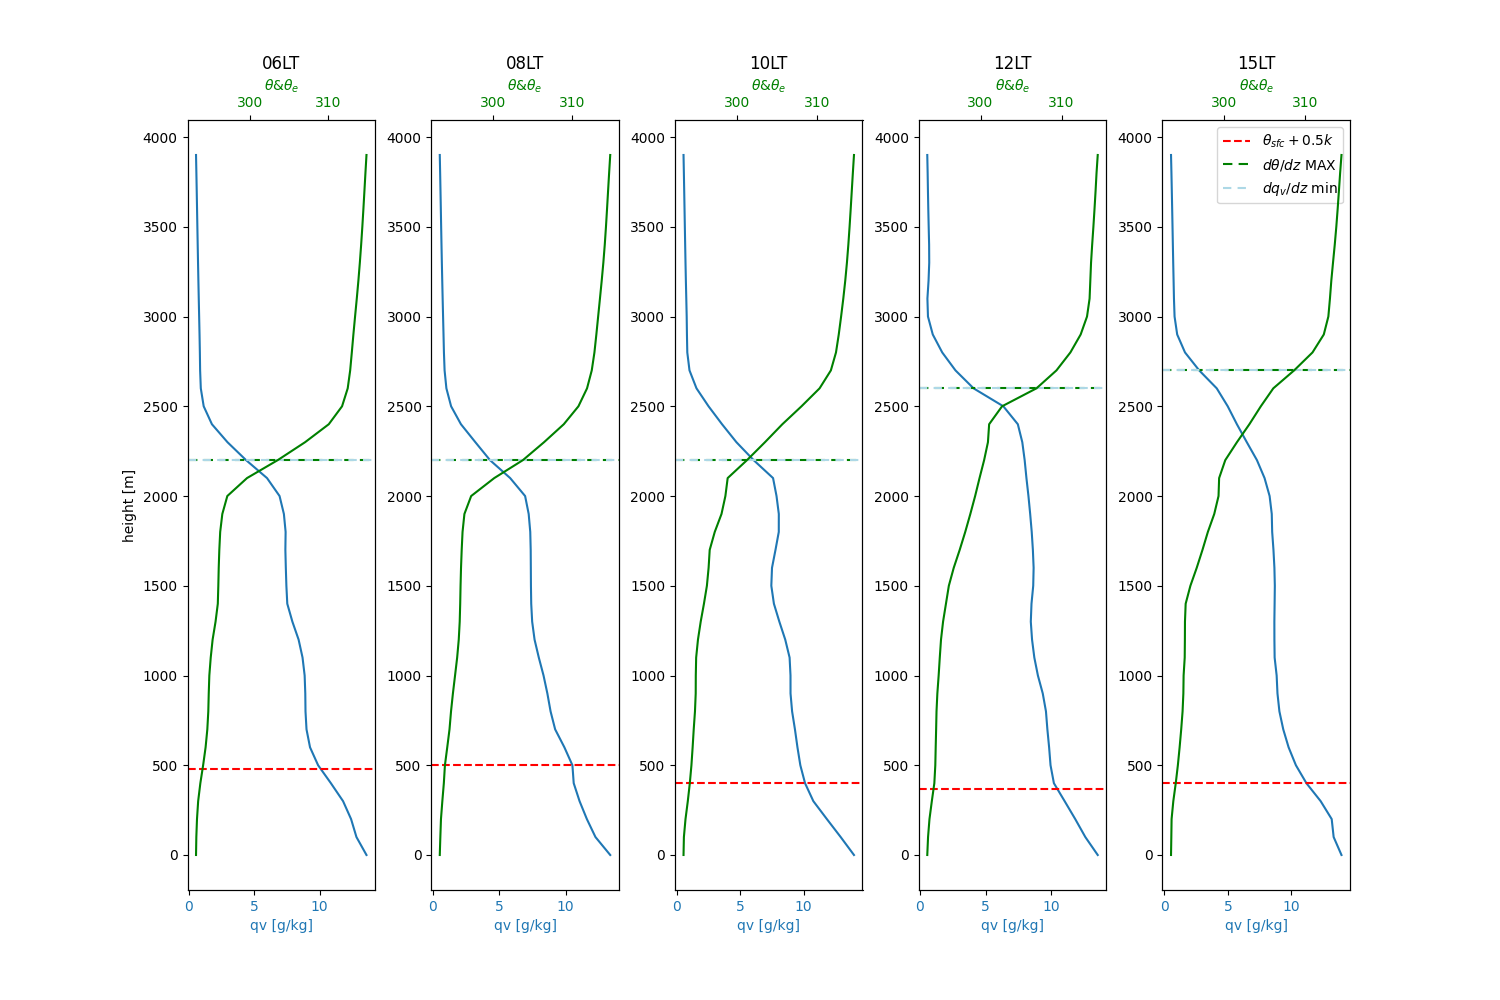

Generate this figure with Python:
import numpy as np 
import netCDF4 as nc
import xarray as xr
import matplotlib.pyplot as plt
from time import sleep
from matplotlib.colors import ListedColormap, LinearSegmentedColormap
import matplotlib.colors
from tqdm import tqdm
from metpy.plots import SkewT
from metpy.units import units
import metpy.calc as mpcalc
from mpl_toolkits.axes_grid1 import make_axes_locatable, axes_size
import matplotlib.gridspec as gridspec

topo = nc.Dataset('/home/teachers/fortran_ta/data/LSM2023/TaiwanVVM/TOPO.nc')
print(topo)

zt = np.linspace(0,3900,40)
qvto = np.loadtxt('fort1.98', skiprows=66, usecols=(5,))

lat = topo.variables['lat'][62:1000]
lon = topo.variables['lon'][180:835]
to = topo.variables['TOPO'][62:1000,180:835]

index = to.astype(int)

#mixing ratio data

x, y = 600, 750

num = f"{73:03}"
num2 = f"{97:03}"
num3 = f"{121:03}"
num4 = f"{145:03}"
num5 = f"{181:03}"


name = '/home/teachers/fortran_ta/data/LSM2023/TaiwanVVM/winter/taiwanvvmL_20160107_SHL/archive/taiwanvvmL_20160107_SHL.L.Thermodynamic-000'+num+'.nc'
name2 = '/home/teachers/fortran_ta/data/LSM2023/TaiwanVVM/winter/taiwanvvmL_20160107_SHL/archive/taiwanvvmL_20160107_SHL.L.Thermodynamic-000'+num2+'.nc'
name3 = '/home/teachers/fortran_ta/data/LSM2023/TaiwanVVM/winter/taiwanvvmL_20160107_SHL/archive/taiwanvvmL_20160107_SHL.L.Thermodynamic-000'+num3+'.nc'
name4 = '/home/teachers/fortran_ta/data/LSM2023/TaiwanVVM/winter/taiwanvvmL_20160107_SHL/archive/taiwanvvmL_20160107_SHL.L.Thermodynamic-000'+num4+'.nc'
name5 = '/home/teachers/fortran_ta/data/LSM2023/TaiwanVVM/winter/taiwanvvmL_20160107_SHL/archive/taiwanvvmL_20160107_SHL.L.Thermodynamic-000'+num5+'.nc'



test = nc.Dataset('/home/teachers/fortran_ta/data/LSM2023/TaiwanVVM/winter/taiwanvvmL_20160107_SHL/archive/taiwanvvmL_20160107_SHL.L.Thermodynamic-000100.nc')
print(test)


data = nc.Dataset(name)
data2 = nc.Dataset(name2)
data3 = nc.Dataset(name3)
data4 = nc.Dataset(name4)
data5 = nc.Dataset(name5)

qv = data.variables['qv'][0,1:41,x,y]*1000
qv2 = data2.variables['qv'][0,1:41,x,y]*1000
qv3 = data3.variables['qv'][0,1:41,x,y]*1000
qv4 = data4.variables['qv'][0,1:41,x,y]*1000
qv5 = data5.variables['qv'][0,1:41,x,y]*1000


theta =  data.variables['th'][0,1:41,x,y]
theta2 =  data2.variables['th'][0,1:41,x,y]
theta3 =  data3.variables['th'][0,1:41,x,y]
theta4 =  data4.variables['th'][0,1:41,x,y]
theta5 =  data5.variables['th'][0,1:41,x,y]
print(theta5)

def dtheta_dz_max(theta,dz):
    x = np.empty(40)
    for i in range(39):
        x[i+1] = (theta[i+1]-theta[i])/dz
    x[0] = 0
    index = np.argmax(x)
    result = np.max(x)
    return(index,result,x)

def dqv_dz_min(qv,dz):
    x = np.empty(40)
    for i in range(39):
        x[i+1] = (qv[i+1]-qv[i])/dz
    x[0] = 0
    index = np.argmin(x)
    result = np.min(x)
    return(index,result,x)

a = dqv_dz_min(qv5,100)
print(a)
b = dtheta_dz_max(theta5,100)
print(b)

#plot
fig = plt.figure(figsize=(15,10))
gs = gridspec.GridSpec(1, 5, wspace=0.3)

ax1 = plt.subplot(gs[0,0])
ax1.plot(qv,zt)
ax1.set_title('06LT')
ax1.set_xlabel('qv [g/kg]', color='#1f77b4')
ax1.set_ylabel('height [m]')
ax1.axhline(y=480, color='r', linestyle='--')
ax1.axhline(y=2200, color='green', linestyle='--', dashes=(4.5, 3))
ax1.axhline(y=2200, color='lightblue', linestyle='--', dashes=(4, 3))
ax1.tick_params(axis='x', labelcolor='#1f77b4')
bx1 = ax1.twiny()
bx1.set_xlabel('$\\theta & \\theta_e$',color='green')
bx1.tick_params(axis='x', labelcolor='green')
bx1.plot(theta,zt,color = 'green')

ax2 = plt.subplot(gs[0,1])
ax2.plot(qv2,zt)
ax2.set_title('08LT')
ax2.set_xlabel('qv [g/kg]', color='#1f77b4')
ax2.axhline(y=500, color='r', linestyle='--')
ax2.axhline(y=2200, color='green', linestyle='--', dashes=(4.5, 3))
ax2.axhline(y=2200, color='lightblue', linestyle='--', dashes=(4, 3))
ax2.tick_params(labelleft=False, axis='x', labelcolor='#1f77b4')   
bx2 = ax2.twiny()
bx2.set_xlabel('$\\theta & \\theta_e$',color='green')
bx2.tick_params(axis='x', labelcolor='green')
bx2.plot(theta2,zt,color = 'green')

ax3 = plt.subplot(gs[0,2])
ax3.plot(qv3,zt)
ax3.set_title('10LT')
ax3.set_xlabel('qv [g/kg]', color='#1f77b4')
ax3.axhline(y=400, color='r', linestyle='--')
ax3.axhline(y=2200, color='green', linestyle='--', dashes=(4.5, 3))
ax3.axhline(y=2200, color='lightblue', linestyle='--', dashes=(4, 3))
ax3.tick_params(labelleft=False, axis='x', labelcolor='#1f77b4')
bx3 = ax3.twiny()
bx3.set_xlabel('$\\theta & \\theta_e$',color='green')
bx3.tick_params(axis='x', labelcolor='green')
bx3.plot(theta3,zt,color = 'green')

ax4 = plt.subplot(gs[0,3])
ax4.plot(qv4,zt)
ax4.set_title('12LT')
ax4.set_xlabel('qv [g/kg]', color='#1f77b4')
ax4.axhline(y=370, color='r', linestyle='--')
ax4.axhline(y=2600, color='green', linestyle='--', dashes=(4.5, 3))
ax4.axhline(y=2600, color='lightblue', linestyle='--', dashes=(4, 3))
ax4.tick_params(labelleft=False, axis='x', labelcolor='#1f77b4')
bx4 = ax4.twiny()
bx4.set_xlabel('$\\theta & \\theta_e$',color='green')
bx4.tick_params(axis='x', labelcolor='green')
bx4.plot(theta4,zt,color = 'green')

ax5 = plt.subplot(gs[0,4])
ax5.plot(qv5,zt,label='_nolegend_')
ax5.set_title('15LT')
bx5 = ax5.twiny()
bx5.set_xlabel('$\\theta & \\theta_e$',color='green')
ax5.axhline(y=400, color='r', linestyle='--')
ax5.axhline(y=2700, color='green', linestyle='--', dashes=(4.5, 3))
ax5.axhline(y=2700, color='lightblue', linestyle='--', dashes=(4, 3))
ax5.tick_params(labelleft=False, axis='x', labelcolor='#1f77b4')
ax5.legend(['$\\theta_{sfc}+0.5k$','$d\\theta/dz$ MAX','$dq_v/dz$ min'])
ax5.set_xlabel('qv [g/kg]', color='#1f77b4')
bx5.tick_params(axis='x', labelcolor='green')
bx5.plot(theta5,zt,color = 'green')



plt.savefig('week14.png')



